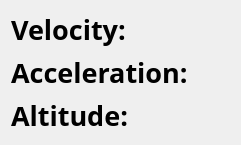
   <widget class="QWidget" name="layoutWidget">
    <property name="geometry">
     <rect>
      <x>20</x>
      <y>210</y>
      <width>241</width>
      <height>131</height>
     </rect>
    </property>
    <layout class="QVBoxLayout" name="verticalLayout_3">
     <item>
      <widget class="QLabel" name="label_11">
       <property name="palette">
        <palette>
         <active>
          <colorrole role="WindowText">
           <brush brushstyle="SolidPattern">
            <color alpha="255">
             <red>0</red>
             <green>0</green>
             <blue>0</blue>
            </color>
           </brush>
          </colorrole>
          <colorrole role="Text">
           <brush brushstyle="SolidPattern">
            <color alpha="255">
             <red>0</red>
             <green>0</green>
             <blue>0</blue>
            </color>
           </brush>
          </colorrole>
          <colorrole role="BrightText">
           <brush brushstyle="SolidPattern">
            <color alpha="255">
             <red>0</red>
             <green>0</green>
             <blue>0</blue>
            </color>
           </brush>
          </colorrole>
          <colorrole role="ButtonText">
           <brush brushstyle="SolidPattern">
            <color alpha="255">
             <red>0</red>
             <green>0</green>
             <blue>0</blue>
            </color>
           </brush>
          </colorrole>
          <colorrole role="HighlightedText">
           <brush brushstyle="SolidPattern">
            <color alpha="255">
             <red>0</red>
             <green>0</green>
             <blue>0</blue>
            </color>
           </brush>
          </colorrole>
         </active>
         <inactive>
          <colorrole role="WindowText">
           <brush brushstyle="SolidPattern">
            <color alpha="255">
             <red>0</red>
             <green>0</green>
             <blue>0</blue>
            </color>
           </brush>
          </colorrole>
          <colorrole role="Text">
           <brush brushstyle="SolidPattern">
            <color alpha="255">
             <red>0</red>
             <green>0</green>
             <blue>0</blue>
            </color>
           </brush>
          </colorrole>
          <colorrole role="BrightText">
           <brush brushstyle="SolidPattern">
            <color alpha="255">
             <red>0</red>
             <green>0</green>
             <blue>0</blue>
            </color>
           </brush>
          </colorrole>
          <colorrole role="ButtonText">
           <brush brushstyle="SolidPattern">
            <color alpha="255">
             <red>0</red>
             <green>0</green>
             <blue>0</blue>
            </color>
           </brush>
          </colorrole>
          <colorrole role="HighlightedText">
           <brush brushstyle="SolidPattern">
            <color alpha="255">
             <red>0</red>
             <green>0</green>
             <blue>0</blue>
            </color>
           </brush>
          </colorrole>
         </inactive>
         <disabled>
          <colorrole role="WindowText">
           <brush brushstyle="SolidPattern">
            <color alpha="255">
             <red>62</red>
             <green>62</green>
             <blue>62</blue>
            </color>
           </brush>
          </colorrole>
          <colorrole role="Text">
           <brush brushstyle="SolidPattern">
            <color alpha="255">
             <red>62</red>
             <green>62</green>
             <blue>62</blue>
            </color>
           </brush>
          </colorrole>
          <colorrole role="BrightText">
           <brush brushstyle="SolidPattern">
            <color alpha="255">
             <red>0</red>
             <green>0</green>
             <blue>0</blue>
            </color>
           </brush>
          </colorrole>
          <colorrole role="ButtonText">
           <brush brushstyle="SolidPattern">
            <color alpha="255">
             <red>62</red>
             <green>62</green>
             <blue>62</blue>
            </color>
           </brush>
          </colorrole>
          <colorrole role="HighlightedText">
           <brush brushstyle="SolidPattern">
            <color alpha="255">
             <red>0</red>
             <green>0</green>
             <blue>0</blue>
            </color>
           </brush>
          </colorrole>
         </disabled>
        </palette>
       </property>
       <property name="font">
        <font>
         <family>OCR A Extended</family>
         <pointsize>20</pointsize>
         <weight>75</weight>
         <bold>true</bold>
        </font>
       </property>
       <property name="text">
        <string>Velocity:</string>
       </property>
       <property name="scaledContents">
        <bool>true</bool>
       </property>
       <property name="wordWrap">
        <bool>false</bool>
       </property>
      </widget>
     </item>
     <item>
      <widget class="QLabel" name="label_13">
       <property name="palette">
        <palette>
         <active>
          <colorrole role="WindowText">
           <brush brushstyle="SolidPattern">
            <color alpha="255">
             <red>0</red>
             <green>0</green>
             <blue>0</blue>
            </color>
           </brush>
          </colorrole>
          <colorrole role="Text">
           <brush brushstyle="SolidPattern">
            <color alpha="255">
             <red>0</red>
             <green>0</green>
             <blue>0</blue>
            </color>
           </brush>
          </colorrole>
          <colorrole role="BrightText">
           <brush brushstyle="SolidPattern">
            <color alpha="255">
             <red>0</red>
             <green>0</green>
             <blue>0</blue>
            </color>
           </brush>
          </colorrole>
          <colorrole role="ButtonText">
           <brush brushstyle="SolidPattern">
            <color alpha="255">
             <red>0</red>
             <green>0</green>
             <blue>0</blue>
            </color>
           </brush>
          </colorrole>
          <colorrole role="HighlightedText">
           <brush brushstyle="SolidPattern">
            <color alpha="255">
             <red>0</red>
             <green>0</green>
             <blue>0</blue>
            </color>
           </brush>
          </colorrole>
         </active>
         <inactive>
          <colorrole role="WindowText">
           <brush brushstyle="SolidPattern">
            <color alpha="255">
             <red>0</red>
             <green>0</green>
             <blue>0</blue>
            </color>
           </brush>
          </colorrole>
          <colorrole role="Text">
           <brush brushstyle="SolidPattern">
            <color alpha="255">
             <red>0</red>
             <green>0</green>
             <blue>0</blue>
            </color>
           </brush>
          </colorrole>
          <colorrole role="BrightText">
           <brush brushstyle="SolidPattern">
            <color alpha="255">
             <red>0</red>
             <green>0</green>
             <blue>0</blue>
            </color>
           </brush>
          </colorrole>
          <colorrole role="ButtonText">
           <brush brushstyle="SolidPattern">
            <color alpha="255">
             <red>0</red>
             <green>0</green>
             <blue>0</blue>
            </color>
           </brush>
          </colorrole>
          <colorrole role="HighlightedText">
           <brush brushstyle="SolidPattern">
            <color alpha="255">
             <red>0</red>
             <green>0</green>
             <blue>0</blue>
            </color>
           </brush>
          </colorrole>
         </inactive>
         <disabled>
          <colorrole role="WindowText">
           <brush brushstyle="SolidPattern">
            <color alpha="255">
             <red>62</red>
             <green>62</green>
             <blue>62</blue>
            </color>
           </brush>
          </colorrole>
          <colorrole role="Text">
           <brush brushstyle="SolidPattern">
            <color alpha="255">
             <red>62</red>
             <green>62</green>
             <blue>62</blue>
            </color>
           </brush>
          </colorrole>
          <colorrole role="BrightText">
           <brush brushstyle="SolidPattern">
            <color alpha="255">
             <red>0</red>
             <green>0</green>
             <blue>0</blue>
            </color>
           </brush>
          </colorrole>
          <colorrole role="ButtonText">
           <brush brushstyle="SolidPattern">
            <color alpha="255">
             <red>62</red>
             <green>62</green>
             <blue>62</blue>
            </color>
           </brush>
          </colorrole>
          <colorrole role="HighlightedText">
           <brush brushstyle="SolidPattern">
            <color alpha="255">
             <red>0</red>
             <green>0</green>
             <blue>0</blue>
            </color>
           </brush>
          </colorrole>
         </disabled>
        </palette>
       </property>
       <property name="font">
        <font>
         <family>OCR A Extended</family>
         <pointsize>20</pointsize>
         <weight>75</weight>
         <bold>true</bold>
        </font>
       </property>
       <property name="text">
        <string>Acceleration:</string>
       </property>
       <property name="scaledContents">
        <bool>true</bool>
       </property>
       <property name="wordWrap">
        <bool>false</bool>
       </property>
      </widget>
     </item>
     <item>
      <widget class="QLabel" name="label_12">
       <property name="palette">
        <palette>
         <active>
          <colorrole role="WindowText">
           <brush brushstyle="SolidPattern">
            <color alpha="255">
             <red>0</red>
             <green>0</green>
             <blue>0</blue>
            </color>
           </brush>
          </colorrole>
          <colorrole role="Text">
           <brush brushstyle="SolidPattern">
            <color alpha="255">
             <red>0</red>
             <green>0</green>
             <blue>0</blue>
            </color>
           </brush>
          </colorrole>
          <colorrole role="BrightText">
           <brush brushstyle="SolidPattern">
            <color alpha="255">
             <red>0</red>
             <green>0</green>
             <blue>0</blue>
            </color>
           </brush>
          </colorrole>
          <colorrole role="ButtonText">
           <brush brushstyle="SolidPattern">
            <color alpha="255">
             <red>0</red>
             <green>0</green>
             <blue>0</blue>
            </color>
           </brush>
          </colorrole>
          <colorrole role="HighlightedText">
           <brush brushstyle="SolidPattern">
            <color alpha="255">
             <red>0</red>
             <green>0</green>
             <blue>0</blue>
            </color>
           </brush>
          </colorrole>
         </active>
         <inactive>
          <colorrole role="WindowText">
           <brush brushstyle="SolidPattern">
            <color alpha="255">
             <red>0</red>
             <green>0</green>
             <blue>0</blue>
            </color>
           </brush>
          </colorrole>
          <colorrole role="Text">
           <brush brushstyle="SolidPattern">
            <color alpha="255">
             <red>0</red>
             <green>0</green>
             <blue>0</blue>
            </color>
           </brush>
          </colorrole>
          <colorrole role="BrightText">
           <brush brushstyle="SolidPattern">
            <color alpha="255">
             <red>0</red>
             <green>0</green>
             <blue>0</blue>
            </color>
           </brush>
          </colorrole>
          <colorrole role="ButtonText">
           <brush brushstyle="SolidPattern">
            <color alpha="255">
             <red>0</red>
             <green>0</green>
             <blue>0</blue>
            </color>
           </brush>
          </colorrole>
          <colorrole role="HighlightedText">
           <brush brushstyle="SolidPattern">
            <color alpha="255">
             <red>0</red>
             <green>0</green>
             <blue>0</blue>
            </color>
           </brush>
          </colorrole>
         </inactive>
         <disabled>
          <colorrole role="WindowText">
           <brush brushstyle="SolidPattern">
            <color alpha="255">
             <red>62</red>
             <green>62</green>
             <blue>62</blue>
            </color>
           </brush>
          </colorrole>
          <colorrole role="Text">
           <brush brushstyle="SolidPattern">
            <color alpha="255">
             <red>62</red>
             <green>62</green>
             <blue>62</blue>
            </color>
           </brush>
          </colorrole>
          <colorrole role="BrightText">
           <brush brushstyle="SolidPattern">
            <color alpha="255">
             <red>0</red>
             <green>0</green>
             <blue>0</blue>
            </color>
           </brush>
          </colorrole>
          <colorrole role="ButtonText">
           <brush brushstyle="SolidPattern">
            <color alpha="255">
             <red>62</red>
             <green>62</green>
             <blue>62</blue>
            </color>
           </brush>
          </colorrole>
          <colorrole role="HighlightedText">
           <brush brushstyle="SolidPattern">
            <color alpha="255">
             <red>0</red>
             <green>0</green>
             <blue>0</blue>
            </color>
           </brush>
          </colorrole>
         </disabled>
        </palette>
       </property>
       <property name="font">
        <font>
         <family>OCR A Extended</family>
         <pointsize>20</pointsize>
         <weight>75</weight>
         <bold>true</bold>
        </font>
       </property>
       <property name="text">
        <string>Altitude:</string>
       </property>
       <property name="scaledContents">
        <bool>true</bool>
       </property>
       <property name="wordWrap">
        <bool>false</bool>
       </property>
      </widget>
     </item>
    </layout>
   </widget>
